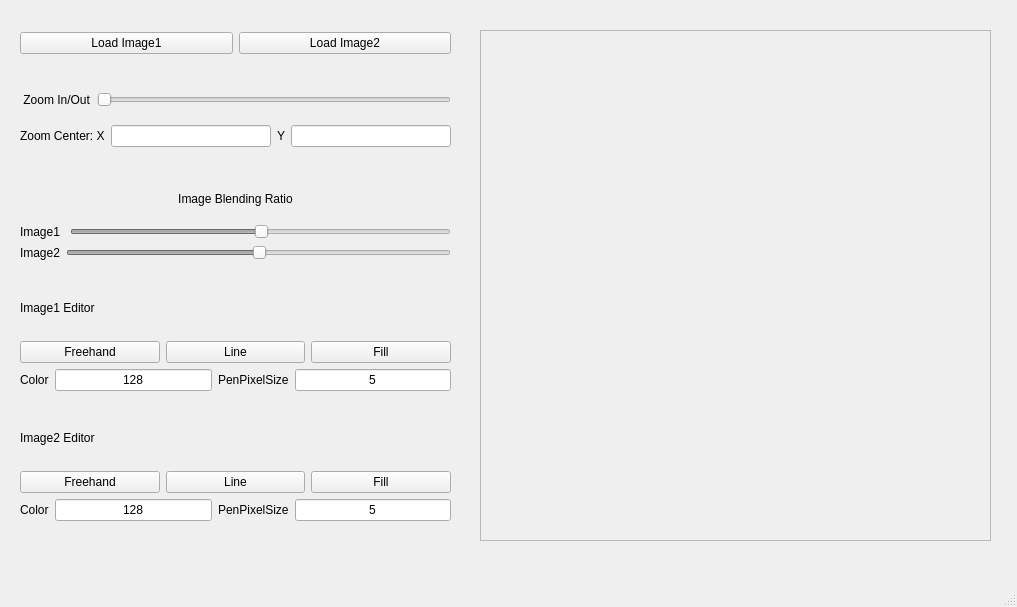
<?xml version="1.0" encoding="UTF-8"?>
<ui version="4.0">
 <class>MainWindow</class>
 <widget class="QMainWindow" name="MainWindow">
  <property name="geometry">
   <rect>
    <x>0</x>
    <y>0</y>
    <width>1017</width>
    <height>607</height>
   </rect>
  </property>
  <property name="windowTitle">
   <string>MainWindow</string>
  </property>
  <widget class="QWidget" name="centralwidget">
   <widget class="QWidget" name="verticalLayoutWidget">
    <property name="geometry">
     <rect>
      <x>20</x>
      <y>410</y>
      <width>431</width>
      <height>111</height>
     </rect>
    </property>
    <layout class="QVBoxLayout" name="verticalLayout">
     <item>
      <widget class="QLabel" name="image2Editor_label">
       <property name="text">
        <string>Image2 Editor</string>
       </property>
      </widget>
     </item>
     <item>
      <layout class="QHBoxLayout" name="horizontalLayout">
       <item>
        <widget class="QPushButton" name="image2EditorFreehand_pushButton">
         <property name="text">
          <string>Freehand</string>
         </property>
        </widget>
       </item>
       <item>
        <widget class="QPushButton" name="image2EditorLine_pushButton">
         <property name="text">
          <string>Line</string>
         </property>
        </widget>
       </item>
       <item>
        <widget class="QPushButton" name="image2EditorFill_pushButton">
         <property name="text">
          <string>Fill</string>
         </property>
        </widget>
       </item>
      </layout>
     </item>
     <item>
      <layout class="QHBoxLayout" name="horizontalLayout_2">
       <item>
        <widget class="QLabel" name="image2EditorColor_label">
         <property name="text">
          <string>Color</string>
         </property>
        </widget>
       </item>
       <item>
        <widget class="QLineEdit" name="image2EditorColor_lineEdit">
         <property name="text">
          <string>128</string>
         </property>
         <property name="alignment">
          <set>Qt::AlignCenter</set>
         </property>
        </widget>
       </item>
       <item>
        <widget class="QLabel" name="image2EditorPenPixelSize_label">
         <property name="text">
          <string>PenPixelSize</string>
         </property>
        </widget>
       </item>
       <item>
        <widget class="QLineEdit" name="image2EditorPenPixelSize_lineEdit">
         <property name="text">
          <string>5</string>
         </property>
         <property name="alignment">
          <set>Qt::AlignCenter</set>
         </property>
        </widget>
       </item>
      </layout>
     </item>
    </layout>
   </widget>
   <widget class="QWidget" name="verticalLayoutWidget_2">
    <property name="geometry">
     <rect>
      <x>20</x>
      <y>280</y>
      <width>431</width>
      <height>111</height>
     </rect>
    </property>
    <layout class="QVBoxLayout" name="verticalLayout_2">
     <item>
      <widget class="QLabel" name="label_12">
       <property name="text">
        <string>Image1 Editor</string>
       </property>
      </widget>
     </item>
     <item>
      <layout class="QHBoxLayout" name="horizontalLayout_3">
       <item>
        <widget class="QPushButton" name="image1EditorFreehand_pushButton">
         <property name="text">
          <string>Freehand</string>
         </property>
        </widget>
       </item>
       <item>
        <widget class="QPushButton" name="image1EditorLine_pushButton">
         <property name="text">
          <string>Line</string>
         </property>
        </widget>
       </item>
       <item>
        <widget class="QPushButton" name="image1EditorFill_pushButton">
         <property name="text">
          <string>Fill</string>
         </property>
        </widget>
       </item>
      </layout>
     </item>
     <item>
      <layout class="QHBoxLayout" name="horizontalLayout_4">
       <item>
        <widget class="QLabel" name="image1EditorColor_label">
         <property name="text">
          <string>Color</string>
         </property>
        </widget>
       </item>
       <item alignment="Qt::AlignVCenter">
        <widget class="QLineEdit" name="image1EditorColor_lineEdit">
         <property name="toolTip">
          <string>&lt;html&gt;&lt;head/&gt;&lt;body&gt;&lt;p align=&quot;center&quot;&gt;&lt;br/&gt;&lt;/p&gt;&lt;/body&gt;&lt;/html&gt;</string>
         </property>
         <property name="text">
          <string>128</string>
         </property>
         <property name="alignment">
          <set>Qt::AlignCenter</set>
         </property>
        </widget>
       </item>
       <item>
        <widget class="QLabel" name="image1EditorPenPixelSize_label">
         <property name="text">
          <string>PenPixelSize</string>
         </property>
        </widget>
       </item>
       <item>
        <widget class="QLineEdit" name="image1EditorPenPixelSize_lineEdit">
         <property name="text">
          <string>5</string>
         </property>
         <property name="alignment">
          <set>Qt::AlignCenter</set>
         </property>
        </widget>
       </item>
      </layout>
     </item>
    </layout>
   </widget>
   <widget class="QWidget" name="horizontalLayoutWidget_5">
    <property name="geometry">
     <rect>
      <x>20</x>
      <y>30</y>
      <width>431</width>
      <height>27</height>
     </rect>
    </property>
    <layout class="QHBoxLayout" name="horizontalLayout_7">
     <item>
      <widget class="QPushButton" name="loadImage1_pushButton">
       <property name="text">
        <string>Load Image1</string>
       </property>
      </widget>
     </item>
     <item>
      <widget class="QPushButton" name="loadImage2_pushButton">
       <property name="text">
        <string>Load Image2</string>
       </property>
      </widget>
     </item>
    </layout>
   </widget>
   <widget class="QWidget" name="layoutWidget">
    <property name="geometry">
     <rect>
      <x>20</x>
      <y>80</y>
      <width>431</width>
      <height>81</height>
     </rect>
    </property>
    <layout class="QVBoxLayout" name="verticalLayout_3">
     <item>
      <layout class="QHBoxLayout" name="horizontalLayout_6">
       <item>
        <widget class="QLabel" name="zoom_label">
         <property name="text">
          <string> Zoom In/Out</string>
         </property>
        </widget>
       </item>
       <item>
        <widget class="QSlider" name="zoom_slider">
         <property name="maximum">
          <number>100</number>
         </property>
         <property name="orientation">
          <enum>Qt::Horizontal</enum>
         </property>
        </widget>
       </item>
      </layout>
     </item>
     <item>
      <layout class="QHBoxLayout" name="horizontalLayout_5">
       <item>
        <widget class="QLabel" name="zoomCenterX_label">
         <property name="text">
          <string>Zoom Center: X</string>
         </property>
        </widget>
       </item>
       <item>
        <widget class="QLineEdit" name="zoomCenterX_lineEdit">
         <property name="alignment">
          <set>Qt::AlignCenter</set>
         </property>
        </widget>
       </item>
       <item>
        <widget class="QLabel" name="zoomCenterY_label">
         <property name="text">
          <string>Y</string>
         </property>
        </widget>
       </item>
       <item>
        <widget class="QLineEdit" name="zoomCenterY_lineEdit">
         <property name="alignment">
          <set>Qt::AlignCenter</set>
         </property>
        </widget>
       </item>
      </layout>
     </item>
    </layout>
   </widget>
   <widget class="QWidget" name="verticalLayoutWidget_3">
    <property name="geometry">
     <rect>
      <x>480</x>
      <y>30</y>
      <width>511</width>
      <height>511</height>
     </rect>
    </property>
    <layout class="QVBoxLayout" name="verticalLayout_4">
     <item>
      <widget class="QScrollArea" name="scrollArea">
       <property name="widgetResizable">
        <bool>true</bool>
       </property>
       <widget class="QWidget" name="scrollAreaWidgetContents">
        <property name="geometry">
         <rect>
          <x>0</x>
          <y>0</y>
          <width>507</width>
          <height>507</height>
         </rect>
        </property>
        <widget class="QLabel" name="imageArea_QLabel">
         <property name="geometry">
          <rect>
           <x>0</x>
           <y>0</y>
           <width>509</width>
           <height>509</height>
          </rect>
         </property>
         <property name="autoFillBackground">
          <bool>true</bool>
         </property>
         <property name="text">
          <string/>
         </property>
         <property name="alignment">
          <set>Qt::AlignCenter</set>
         </property>
        </widget>
       </widget>
      </widget>
     </item>
    </layout>
   </widget>
   <widget class="QWidget" name="verticalLayoutWidget_4">
    <property name="geometry">
     <rect>
      <x>20</x>
      <y>180</y>
      <width>431</width>
      <height>80</height>
     </rect>
    </property>
    <layout class="QVBoxLayout" name="verticalLayout_5">
     <item>
      <widget class="QLabel" name="image1Alpha_label_2">
       <property name="text">
        <string>Image Blending Ratio</string>
       </property>
       <property name="alignment">
        <set>Qt::AlignCenter</set>
       </property>
      </widget>
     </item>
     <item>
      <layout class="QHBoxLayout" name="horizontalLayout_8">
       <item>
        <widget class="QLabel" name="image1Alpha_label">
         <property name="text">
          <string>Image1 </string>
         </property>
        </widget>
       </item>
       <item>
        <widget class="QSlider" name="image1Alpha_slider">
         <property name="enabled">
          <bool>false</bool>
         </property>
         <property name="minimum">
          <number>0</number>
         </property>
         <property name="maximum">
          <number>255</number>
         </property>
         <property name="pageStep">
          <number>10</number>
         </property>
         <property name="value">
          <number>128</number>
         </property>
         <property name="tracking">
          <bool>true</bool>
         </property>
         <property name="orientation">
          <enum>Qt::Horizontal</enum>
         </property>
         <property name="invertedAppearance">
          <bool>false</bool>
         </property>
         <property name="invertedControls">
          <bool>false</bool>
         </property>
         <property name="tickPosition">
          <enum>QSlider::NoTicks</enum>
         </property>
        </widget>
       </item>
      </layout>
     </item>
     <item>
      <layout class="QHBoxLayout" name="horizontalLayout_9">
       <item>
        <widget class="QLabel" name="image2Alpha_label">
         <property name="text">
          <string>Image2</string>
         </property>
        </widget>
       </item>
       <item>
        <widget class="QSlider" name="image2Alpha_slider">
         <property name="enabled">
          <bool>false</bool>
         </property>
         <property name="minimum">
          <number>0</number>
         </property>
         <property name="maximum">
          <number>255</number>
         </property>
         <property name="pageStep">
          <number>10</number>
         </property>
         <property name="value">
          <number>128</number>
         </property>
         <property name="tracking">
          <bool>true</bool>
         </property>
         <property name="orientation">
          <enum>Qt::Horizontal</enum>
         </property>
         <property name="invertedAppearance">
          <bool>false</bool>
         </property>
         <property name="invertedControls">
          <bool>false</bool>
         </property>
         <property name="tickPosition">
          <enum>QSlider::NoTicks</enum>
         </property>
        </widget>
       </item>
      </layout>
     </item>
    </layout>
   </widget>
  </widget>
  <widget class="QStatusBar" name="statusbar"/>
  <widget class="QMenuBar" name="menubar">
   <property name="geometry">
    <rect>
     <x>0</x>
     <y>0</y>
     <width>1017</width>
     <height>28</height>
    </rect>
   </property>
  </widget>
 </widget>
 <resources/>
 <connections/>
</ui>
